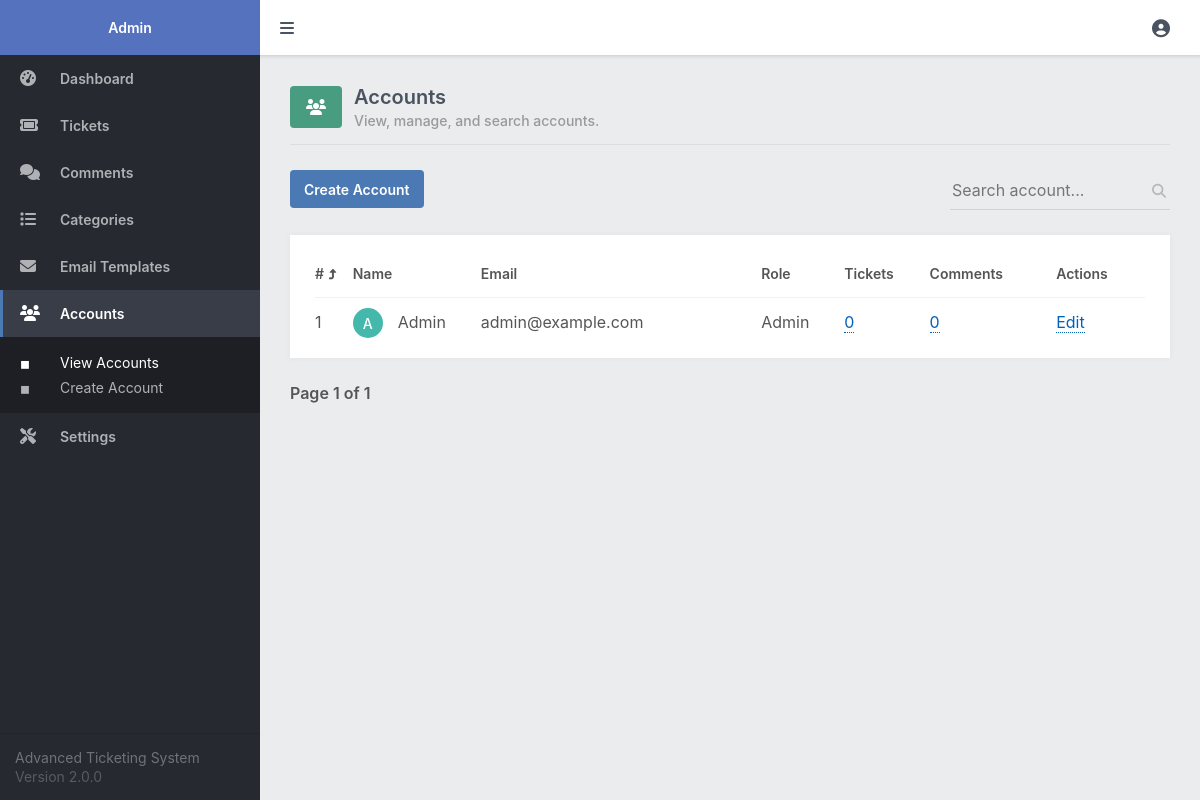
Page /admin/accounts.php (signed in) on the committed database.
### tables this page shows
CREATE TABLE IF NOT EXISTS `accounts` (
  `id` int(11) NOT NULL AUTO_INCREMENT,
  `full_name` varchar(255) NOT NULL,
  `password` varchar(255) NOT NULL,
  `email` varchar(255) NOT NULL,
  `role` enum('Member','Admin') NOT NULL DEFAULT 'Member',
  PRIMARY KEY (`id`)
);

### admin/accounts.php (the view, shortened to what this page needs)
<?php
include 'main.php';
$pagination_page = isset($_GET['pagination_page']) ? $_GET['pagination_page'] : 1;
$search = isset($_GET['search']) ? $_GET['search'] : '';
$order = isset($_GET['order']) && $_GET['order'] == 'DESC' ? 'DESC' : 'ASC';
$order_by_whitelist = ['id','email','full_name','role','num_tickets'];
$order_by = isset($_GET['order_by']) && in_array($_GET['order_by'], $order_by_whitelist) ? $_GET['order_by'] : 'id';
$results_per_page = 15;
$param1 = ($pagination_page - 1) * $results_per_page;
$param2 = $results_per_page;
$where = '';
$where .= $search ? 'WHERE (email LIKE :search OR full_name LIKE :search) ' : '';
$stmt = $pdo->prepare('SELECT COUNT(*) AS total FROM accounts ' . $where);
$stmt->execute();
$accounts_total = $stmt->fetchColumn();
$stmt = $pdo->prepare('SELECT a.*, (SELECT COUNT(r.id) FROM tickets r WHERE r.account_id = a.id) AS num_tickets, (SELECT COUNT(tc.id) FROM tickets_comments tc WHERE tc.account_id = a.id) AS num_comments FROM accounts a ' . $where . ' ORDER BY ' . $order_by . ' ' . $order . ' LIMIT :start_results,:num_results');
$stmt->bindParam('start_results', $param1, PDO::PARAM_INT);
$stmt->bindParam('num_results', $param2, PDO::PARAM_INT);
$stmt->execute();
$accounts = $stmt->fetchAll(PDO::FETCH_ASSOC);
$url = 'accounts.php?search=' . $search;
?>
<?=template_admin_header('Accounts', 'accounts', 'view')?>
<div class="content-title">
    <div class="title">
        <i class="fa-solid fa-users"></i>
        <div class="txt">
            <h2>Accounts</h2>
            <p>View, manage, and search accounts.</p>
        </div>
    </div>
</div>
<div class="content-header responsive-flex-column pad-top-5">
    <a href="account.php" class="btn">Create Account</a>
    <form action="" method="get">
        <div class="search">
            <label for="search">
                <input id="search" type="text" name="search" placeholder="Search account..." value="<?=htmlspecialchars($search, ENT_QUOTES)?>" class="responsive-width-100">
                <i class="fas fa-search"></i>
            </label>
        </div>
    </form>
</div>
<div class="content-block">
    <div class="table">
        <table>
            <thead>
                <tr>
                    <td class="responsive-hidden"><a href="<?=$url . '&order=' . ($order=='ASC'?'DESC':'ASC') . '&order_by=id'?>">#</a></td>
                    <td colspan="2"><a href="<?=$url . '&order=' . ($order=='ASC'?'DESC':'ASC') . '&order_by=full_name'?>">Name</a></td>
                    <td><a href="<?=$url . '&order=' . ($order=='ASC'?'DESC':'ASC') . '&order_by=email'?>">Email</a></td>
                    <td class="responsive-hidden"><a href="<?=$url . '&order=' . ($order=='ASC'?'DESC':'ASC') . '&order_by=role'?>">Role</a></td>
                    <td class="responsive-hidden"><a href="<?=$url . '&order=' . ($order=='ASC'?'DESC':'ASC') . '&order_by=num_tickets'?>">Tickets</a></td>
                    <td class="responsive-hidden"><a href="<?=$url . '&order=' . ($order=='ASC'?'DESC':'ASC') . '&order_by=num_comments'?>">Comments</a></td>
                    <td>Actions</td>
                </tr>
            </thead>
            <tbody>
                <?php if (empty($accounts)): ?>
                <tr>
                    <td colspan="8" style="text-align:center;">There are no accounts</td>
                </tr>
                <?php else: ?>
                <?php foreach ($accounts as $account): ?>
                <tr>
                    <td class="responsive-hidden"><?=$account['id']?></td>
                    <td class="img">
                        <span style="background-color:<?=color_from_string($account['full_name'])?>"><?=strtoupper(substr($account['full_name'], 0, 1))?></span>
                    </td>
                    <td class="user"><?=htmlspecialchars($account['full_name'], ENT_QUOTES)?></td>
                    <td><?=htmlspecialchars($account['email'], ENT_QUOTES)?></td>
                    <td class="responsive-hidden"><?=$account['role']?></td>
                    <td class="responsive-hidden"><a href="tickets.php?acc_id=<?=$account['id']?>" class="link1"><?=$account['num_tickets']?></a></td>
                    <td class="responsive-hidden"><a href="comments.php?acc_id=<?=$account['id']?>" class="link1"><?=$account['num_comments']?></a></td>
                    <td><a href="account.php?id=<?=$account['id']?>" class="link1">Edit</a></td>
                </tr>
                <?php endforeach; ?>
                <?php endif; ?>
            </tbody>
        </table>
    </div>
</div>
<div class="pagination">
    <span>Page <?=$pagination_page?> of <?=ceil($accounts_total / $results_per_page) == 0 ? 1 : ceil($accounts_total / $results_per_page)?></span>
</div>
<?=template_admin_footer()?>

### admin/admin.css (style rules this page uses)
* { box-sizing: border-box; font-family: -apple-system, BlinkMacSystemFont, "segoe ui", roboto, oxygen, ubuntu, cantarell, "fira sans", "droid sans", "helvetica neue", Arial, sans-serif; font-size: 16px; }
html { height: 100%; }
body { position: relative; min-height: 100%; color: #555555; background-color: #ebeced; margin: 0; }
h1, h2, h3, h4, h5 { color: #4a5361; margin: 0; padding: 0; }
main h2 { font-size: 20px; padding-bottom: 20px; font-weight: 600; }
main .content-title { border-bottom: 1px solid #dbdddf; display: flex; }
main .content-title h2 { flex: 1; }
main .content-title .title { flex: 1; display: flex; align-items: center; padding-bottom: 15px; }
main .content-title .title i { display: inline-flex; justify-content: center; align-items: center; background-color: #489c80; color: #fff; width: 52px; height: 42px; border-radius: 4px; margin-right: 12px; }
main .content-title .title h2 { padding: 0 0 3px 0; }
main .content-title .title p { margin: 0; font-size: 14px; color: #99999a; font-weight: 500; }
main .content-header { display: flex; justify-content: space-between; }
main .content-header form { display: flex; justify-content: space-between; }
main .content-header form .search input, main .content-header form > select { background-color: transparent; outline: none; border: none; height: 40px; width: 220px; border-bottom: 1px solid #d0d3d5; padding-right: 25px; margin-left: 10px; }
main .content-header .search label { position: relative; }
main .content-header .search i { position: absolute; right: 4px; top: 4px; bottom: 0; font-size: 14px; margin-top: auto; margin-bottom: auto; color: #b5b9bd; }
main .content-block { background-color: #fff; margin-top: 25px; padding: 15px; box-shadow: 0px 0px 5px 1px rgba(0, 0, 0, 0.03); overflow: hidden; }
main .pagination { display: flex; align-items: center; padding: 25px 0; }
main .pagination span { font-weight: 600; }
.table { overflow-x: auto; padding: 0 10px; }
.table table { width: 100%; border-collapse: collapse; }
.table table thead td { font-weight: 600; font-size: 14px; padding: 15px 0; }
.table table thead td a { font-weight: inherit; font-size: inherit; color: inherit; text-decoration: none; }
.table table thead tr { border-bottom: 1px solid #f0f1f2; }
.table table tbody tr:first-child td { padding-top: 10px; }
.table table tbody td { padding: 8px 0; }
.table table tbody .img { width: 40px; padding: 5px 0; padding-right: 15px; }
.table table tbody .img span { display: flex; align-items: center; justify-content: center; width: 30px; height: 30px; color: #fff; background-color: #777; border-radius: 50px; font-size: 14px; font-weight: 500; }
.link1, .link2 { text-decoration: none; color: #0060ba; border-bottom: 1px dotted; margin: 0 5px 0 0; }
.btn { display: inline-flex; align-items: center; justify-content: center; text-decoration: none; appearance: none; cursor: pointer; border: 0; background: #4a79b4; color: #FFFFFF; padding: 0 14px; font-size: 14px; font-weight: 600; border-radius: 4px; height: 38px; }
.pad-top-5 { padding-top: 25px; }

### rows in the picture
accounts: id "1", full_name "A", full_name "Admin", email "admin@example.com", role "Admin", num_tickets "0", num_comments "0"

### other values in the picture
$pagination_page "1"
ceil($accounts_total / $results_per_page) "1"
